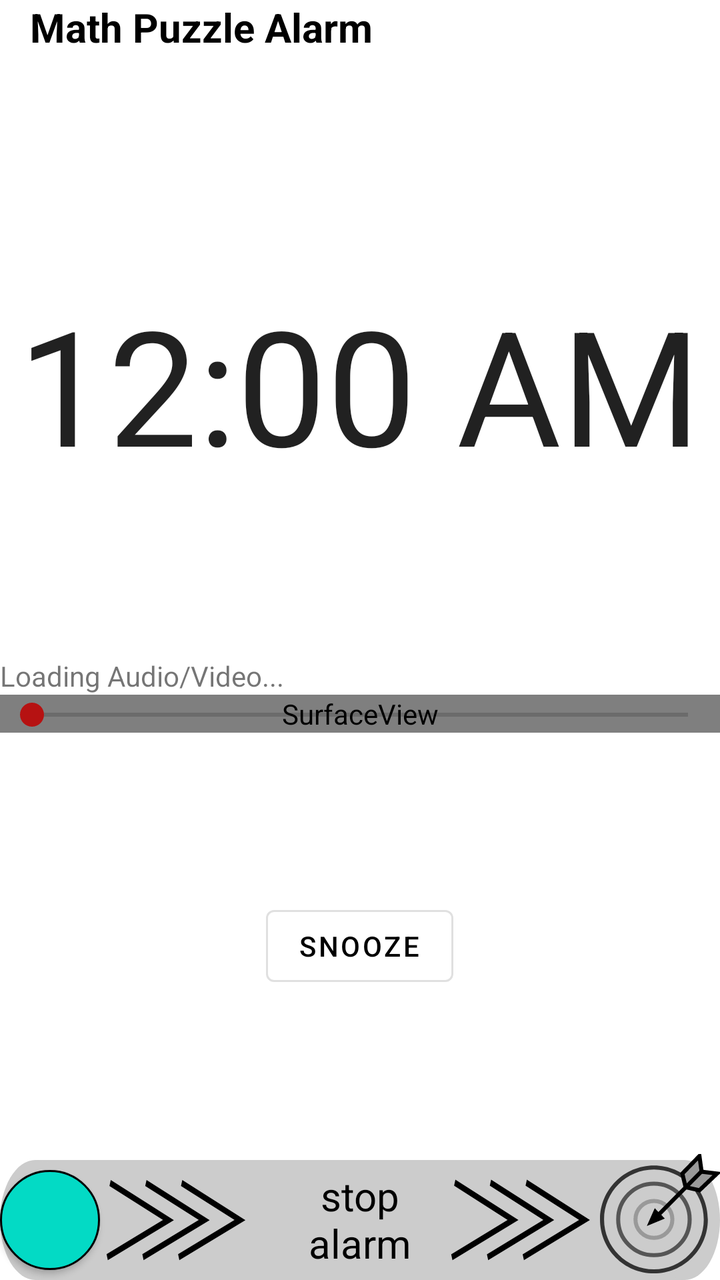
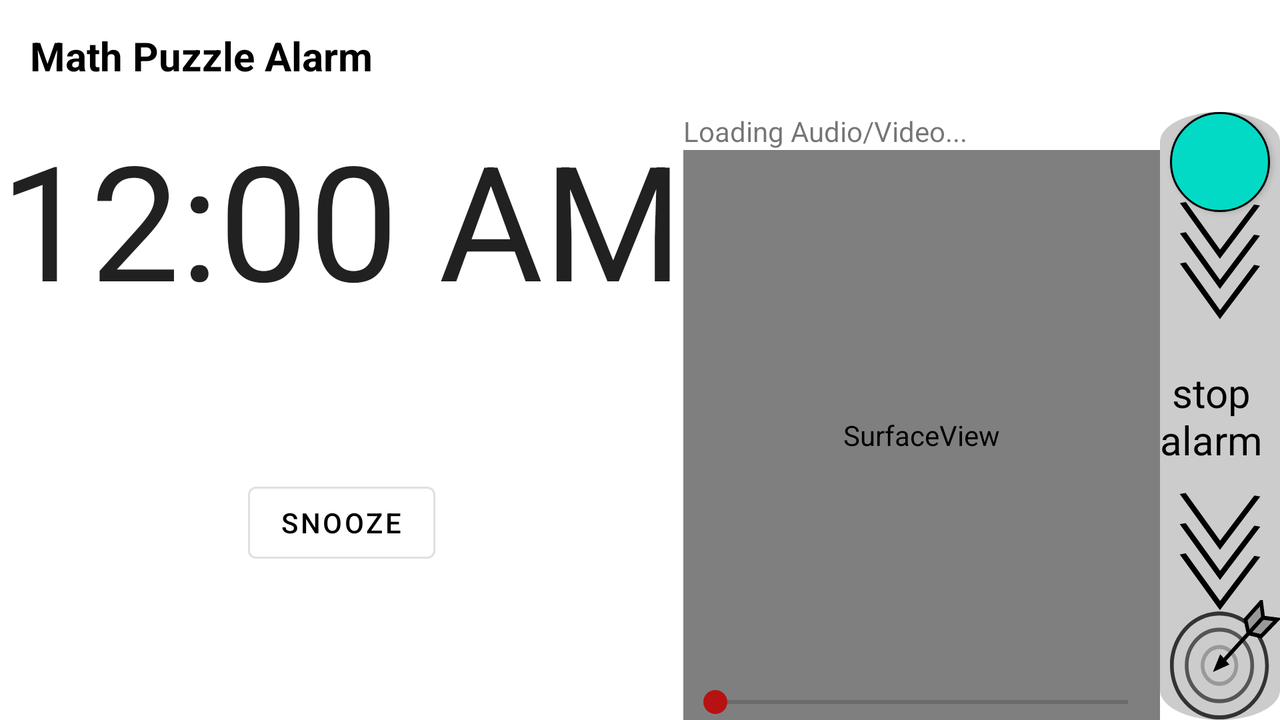

An Android layout and its configuration variant, each rendered on a device that would load it. The default file and the variant file are quoted in full after the pictures.
<!-- AndroidManifest.xml: application theme Theme.math_puzzle_alarm -->
<!-- res/layout/activity_play_alarm.xml -->
<androidx.constraintlayout.widget.ConstraintLayout
    xmlns:android="http://schemas.android.com/apk/res/android"
    xmlns:app="http://schemas.android.com/apk/res-auto"
    xmlns:tools="http://schemas.android.com/tools"
    android:layout_width="match_parent"
    android:layout_height="match_parent"
    android:fitsSystemWindows="true"
    tools:context=".play_alarm.Play_alarm">

    <com.google.android.material.appbar.AppBarLayout
        android:id="@+id/app_bar_layout_alarm"
        android:layout_width="match_parent"
        android:layout_height="wrap_content"
        android:background="@color/background_color"
        android:minHeight="?attr/actionBarSize"
        app:layout_constraintTop_toTopOf="parent"
        app:layout_constraintStart_toStartOf="parent"
        app:layout_constraintEnd_toEndOf="parent">

        <TextView
            android:layout_width="wrap_content"
            android:layout_height="match_parent"
            android:layout_marginStart="15dp"
            android:gravity="center_vertical"
            android:text="@string/app_name"
            android:textColor="@color/schriftfarbe"
            android:textSize="20sp"
            android:textStyle="bold" />

    </com.google.android.material.appbar.AppBarLayout>


    
    <LinearLayout
        android:id="@+id/content_area"
        android:layout_width="match_parent"
        android:layout_height="0dp"
        android:orientation="vertical"
        android:layout_gravity="center"


        app:layout_constraintTop_toBottomOf="@id/app_bar_layout_alarm"
        app:layout_constraintBottom_toTopOf="@id/imageview_background_turn_alarm_off"
        app:layout_constraintStart_toStartOf="parent"
        app:layout_constraintEnd_toEndOf="parent">

        
        <RelativeLayout
            android:id="@+id/clock_area"
            android:layout_width="match_parent"
            android:layout_height="wrap_content"
            android:layout_weight="0.5">

            <TextClock
                android:id="@+id/view_actual_time"
                android:layout_width="wrap_content"
                android:layout_height="wrap_content"
                android:layout_centerInParent="true"
                android:textSize="80sp" />

        </RelativeLayout>

        
        <RelativeLayout
            android:id="@+id/video_area"
            android:layout_width="match_parent"
            android:layout_height="wrap_content">

            <TextView
                android:id="@+id/textview_file_name"
                android:layout_width="wrap_content"
                android:layout_height="wrap_content"
                android:text="@string/string_loading_audio_video" />

            <SurfaceView
                android:id="@+id/video_player_surface_view"
                android:layout_below="@id/textview_file_name"
                android:layout_width="match_parent"
                android:layout_height="wrap_content"
                android:layout_centerInParent="true" />

            <TextView
                android:id="@+id/videoTime"
                android:layout_width="wrap_content"
                android:layout_height="wrap_content"
                android:layout_marginStart="10dp"
                android:layout_above="@id/videoSeekBar"
                android:layout_alignStart="@id/videoSeekBar"
                android:textColor="@color/white"/>

            <SeekBar
                android:id="@+id/videoSeekBar"
                android:layout_width="match_parent"
                android:layout_height="wrap_content"
                android:theme="@style/Progress_color"
                android:layout_alignBottom="@id/video_player_surface_view">
            </SeekBar>

        </RelativeLayout>

        
        <RelativeLayout
            android:id="@+id/snooze_area"
            android:layout_width="match_parent"
            android:layout_height="wrap_content"
            android:layout_weight="0.5">

            <Button
                android:id="@+id/snooze_button"
                style="?attr/materialButtonOutlinedStyle"
                android:layout_width="wrap_content"
                android:layout_height="wrap_content"
                android:layout_centerInParent="true"
                android:text="@string/snooze"
                android:textColor="@color/schriftfarbe" />

        </RelativeLayout>

    </LinearLayout>


    
    <ImageView
        android:id="@+id/imageview_background_turn_alarm_off"
        android:layout_width="wrap_content"
        android:layout_height="60dp"
        android:background="@drawable/background_turn_alarm_off"
        android:importantForAccessibility="no"
        app:layout_constraintBottom_toBottomOf="parent"
        app:layout_constraintStart_toStartOf="parent"
        app:layout_constraintEnd_toEndOf="parent" />

    <TextView
        android:id="@+id/text_background_turn_alarm_off"
        android:layout_width="wrap_content"
        android:layout_height="wrap_content"
        android:layout_marginBottom="5dp"
        android:text="@string/background_info_turn_alarm_off"
        android:textAlignment="center"
        android:textColor="@color/schriftfarbe"
        android:textSize="20sp"
        app:layout_constraintBottom_toBottomOf="parent"
        app:layout_constraintStart_toStartOf="parent"
        app:layout_constraintEnd_toEndOf="parent" />

    <androidx.appcompat.widget.AppCompatButton
        android:id="@+id/moving_button"
        android:layout_width="50dp"
        android:layout_height="50dp"
        android:layout_marginBottom="5dp"
        android:background="@drawable/roundedbutton_enabled"
        app:layout_constraintBottom_toBottomOf="parent"
        app:layout_constraintStart_toStartOf="@id/imageview_background_turn_alarm_off" />

    <androidx.appcompat.widget.AppCompatButton
        android:id="@+id/stop_button"
        android:layout_width="60dp"
        android:layout_height="60dp"
        android:layout_marginBottom="3dp"
        android:background="@drawable/target_icon"
        app:layout_constraintBottom_toBottomOf="parent"
        app:layout_constraintEnd_toEndOf="@id/imageview_background_turn_alarm_off" />

</androidx.constraintlayout.widget.ConstraintLayout>
<!-- resources referenced by this layout -->
<resources>
  <color name="background_color">#FFFFFF</color>
  <color name="schriftfarbe">#000000</color>
  <color name="white">#FFFFFFFF</color>
  <!-- drawable roundedbutton_enabled (drawable) -->
  <?xml version="1.0" encoding="utf-8"?>
  
  <selector xmlns:android="http://schemas.android.com/apk/res/android">
      <item>
          <shape android:shape="oval">
              <stroke android:color="#000000" android:width="1dp" />
              <solid android:color="@color/teal_200"/>
              <size android:width="20dp" android:height="20dp"/>
          </shape>
      </item>
  </selector>
  <!-- drawable target_icon (drawable) -->
  <vector xmlns:android="http://schemas.android.com/apk/res/android"
      android:width="59dp"
      android:height="59dp"
      android:viewportWidth="59"
      android:viewportHeight="59">
    <path
        android:pathData="M26.513,5.652c14.633,-0 26.513,11.88 26.513,26.513c-0,14.632 -11.88,26.512 -26.513,26.512c-14.633,0 -26.513,-11.88 -26.513,-26.512c0,-14.633 11.88,-26.513 26.513,-26.513ZM26.513,7.652c-13.529,-0 -24.513,10.984 -24.513,24.513c0,13.529 10.984,24.512 24.513,24.512c13.529,0 24.513,-10.983 24.513,-24.512c-0,-13.529 -10.984,-24.513 -24.513,-24.513Z"
        android:fillColor="@color/target_outer_ring"/>
    <path
        android:pathData="M26.513,32.165m-17.574,0a17.574,17.574 0,1 1,35.148 0a17.574,17.574 0,1 1,-35.148 0"
        android:strokeWidth="2"
        android:strokeColor="@color/target_middle_ring"/>
    <path
        android:pathData="M26.513,32.165m-9.065,0a9.065,9.065 0,1 1,18.13 0a9.065,9.065 0,1 1,-18.13 0"
        android:strokeWidth="2"
        android:strokeColor="@color/target_inner_ring"/>
    <path
        android:pathData="M42.088,16.327l-1.591,-6.709l8.392,-8.618l1.066,7.703l7.586,0.915l-8.652,8.218l-6.801,-1.509Z"
        android:strokeWidth="2"
        android:fillColor="@color/target_arrow_inside"
        android:strokeColor="@color/schriftfarbe"/>
    <path
        android:pathData="M26.513,32.165l23.304,-23.554"
        android:strokeWidth="2"
        android:strokeColor="@color/schriftfarbe"/>
    <path
        android:pathData="M23.024,35.402l3.897,-8.748l4.952,5.086l-8.849,3.662Z"
        android:fillColor="@color/schriftfarbe"/>
  </vector>
  <string name="app_name" translatable="false">Math Puzzle Alarm</string>
  <string name="background_info_turn_alarm_off">stop\nalarm</string>
  <string name="snooze">snooze</string>
  <string name="string_loading_audio_video">Loading Audio/Video...</string>
  <style name="Progress_color">
          <item name="colorAccent">@color/red</item> 
      </style>
  <style name="Theme.math_puzzle_alarm" parent="Theme.MaterialComponents.DayNight.DarkActionBar">
          
          <item name="colorPrimary">@color/purple_500</item>
          <item name="colorPrimaryVariant">@color/purple_700</item>
          <item name="colorOnPrimary">@color/white</item>
          
          <item name="colorSecondary">@color/teal_200</item>
          <item name="colorSecondaryVariant">@color/teal_700</item>
          <item name="colorOnSecondary">@color/black</item>
          
          <item name="android:statusBarColor" tools:targetApi="l">?attr/colorPrimaryVariant</item>
          
      </style>
  <color name="gray">#cccccc</color>
  <color name="teal_200">#FF03DAC5</color>
  <color name="target_outer_ring">#333</color>
  <color name="target_middle_ring">#555</color>
  <color name="target_inner_ring">#999</color>
  <color name="target_arrow_inside">#999</color>
  <color name="red">#B61212</color>
  <color name="purple_500">#FF6200EE</color>
  <color name="purple_700">#FF3700B3</color>
  <color name="teal_700">#FF018786</color>
  <color name="black">#FF000000</color>
  <!-- some entries are left out for length -->
</resources>
<!-- res/layout-land/activity_play_alarm.xml (the repository's variant of the layout above) -->
<!-- drawn on the phone turned sideways -->
<?xml version="1.0" encoding="utf-8"?>
<RelativeLayout xmlns:android="http://schemas.android.com/apk/res/android"
    xmlns:app="http://schemas.android.com/apk/res-auto"
    xmlns:tools="http://schemas.android.com/tools"
    android:layout_width="match_parent"
    android:layout_height="match_parent"
    android:fitsSystemWindows="true"
    tools:context=".play_alarm.Play_alarm">

    <com.google.android.material.appbar.AppBarLayout
        android:id="@+id/app_bar_layout_alarm"
        android:layout_width="match_parent"
        android:layout_height="wrap_content"
        android:background="@color/background_color"
        android:gravity="center_vertical"
        android:minHeight="?attr/actionBarSize">

    <TextView
        android:text="@string/app_name"
        android:textStyle="bold"
        android:textSize="20sp"
        android:layout_marginStart="15dp"
        android:textColor="@color/schriftfarbe"
        android:layout_width="wrap_content"
        android:layout_height="match_parent"/>

    </com.google.android.material.appbar.AppBarLayout>

    <RelativeLayout
        android:id="@+id/snooze_area"
        android:layout_width="wrap_content"
        android:layout_height="match_parent"
        android:layout_below="@id/app_bar_layout_alarm">

        
        <RelativeLayout
            android:layout_width="wrap_content"
            android:layout_height="wrap_content"
            android:id="@+id/clock_area">
            <TextClock
                android:id="@+id/view_actual_time"
                android:layout_width="wrap_content"
                android:layout_height="wrap_content"
                android:textSize="80sp">
            </TextClock>
        </RelativeLayout>

        <RelativeLayout
            android:layout_below="@id/clock_area"
            android:layout_alignEnd="@id/clock_area"
            android:layout_width="match_parent"
            android:layout_height="match_parent">

        <Button
            android:id="@+id/snooze_button"
            android:layout_width="wrap_content"
            android:layout_height="wrap_content"
            android:contentDescription="@string/snooze"
            android:text="@string/snooze"
            android:layout_centerInParent="true"
            style="?attr/materialButtonOutlinedStyle"
            android:textColor="@color/schriftfarbe"/>

        </RelativeLayout>

    </RelativeLayout>

        <TextView
            android:id="@+id/textview_file_name"
            android:layout_width="wrap_content"
            android:layout_height="wrap_content"
            android:layout_below="@id/app_bar_layout_alarm"
            android:layout_toStartOf="@id/layout_turn_alarm_off"
            android:layout_toEndOf="@id/snooze_area"
            android:text="@string/string_loading_audio_video" />

    <RelativeLayout
        android:layout_below="@id/textview_file_name"
        android:layout_toStartOf="@id/layout_turn_alarm_off"
        android:layout_toEndOf="@id/snooze_area"
        android:layout_width="match_parent"
        android:layout_height="match_parent">

        <SurfaceView
            android:id="@+id/video_player_surface_view"
            android:layout_width="match_parent"
            android:layout_height="match_parent"
            android:layout_centerInParent="true"/>

        <TextView
            android:id="@+id/videoTime"
            android:layout_width="wrap_content"
            android:layout_height="wrap_content"
            android:layout_marginStart="10dp"
            android:layout_above="@id/videoSeekBar"
            android:layout_alignStart="@id/videoSeekBar"
            android:textColor="@color/white"/>

        <SeekBar
            android:id="@+id/videoSeekBar"
            android:layout_width="match_parent"
            android:layout_height="wrap_content"
            android:theme="@style/Progress_color"
            android:layout_alignBottom="@id/video_player_surface_view">
        </SeekBar>

    </RelativeLayout>


    <RelativeLayout
        android:id="@+id/layout_turn_alarm_off"
        android:layout_alignParentEnd="true"
        android:layout_width="wrap_content"
        android:layout_height="wrap_content"
        android:layout_below="@id/app_bar_layout_alarm">

    <ImageView
        android:id="@+id/imageview_background_turn_alarm_off"
        android:background="@drawable/background_turn_alarm_off_90_degree"
        android:layout_width="wrap_content"
        android:layout_height="match_parent"
        android:layout_centerHorizontal="true"
        android:layout_alignParentBottom="true"
        android:importantForAccessibility="no" />

    <TextView
        android:id="@+id/text_background_turn_alarm_off"
        android:layout_centerVertical="true"
        android:layout_width="wrap_content"
        android:layout_height="wrap_content"
        android:text="@string/background_info_turn_alarm_off"
        android:textSize="20sp"
        android:layout_marginBottom="5dp"
        tools:ignore="RelativeOverlap"
        android:textAlignment="center"
        android:textColor="@color/schriftfarbe"/>

    <androidx.appcompat.widget.AppCompatButton
        android:id="@+id/moving_button"
        android:background="@drawable/roundedbutton_enabled"
        android:layout_alignStart="@id/imageview_background_turn_alarm_off"
        android:layout_width="50dp"
        android:layout_height="50dp"
        android:layout_marginStart="5dp"
        android:layout_alignParentTop="true"/>

    <androidx.appcompat.widget.AppCompatButton
        android:id="@+id/stop_button"
        android:background="@drawable/target_icon"
        android:layout_height="60dp"
        android:layout_width="60dp"
        android:layout_marginStart="5dp"
        android:layout_alignEnd="@id/imageview_background_turn_alarm_off"
        android:layout_alignParentBottom="true" />

    </RelativeLayout>
</RelativeLayout>
